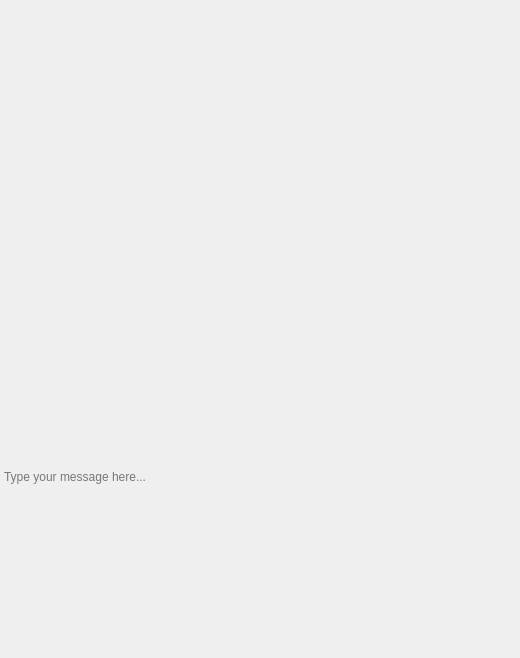
<?xml version="1.0" encoding="UTF-8"?>
<ui version="4.0">
 <class>Conversation</class>
 <widget class="QWidget" name="Conversation">
  <property name="geometry">
   <rect>
    <x>0</x>
    <y>0</y>
    <width>520</width>
    <height>658</height>
   </rect>
  </property>
  <property name="sizePolicy">
   <sizepolicy hsizetype="Preferred" vsizetype="Preferred">
    <horstretch>2</horstretch>
    <verstretch>0</verstretch>
   </sizepolicy>
  </property>
  <layout class="QVBoxLayout" name="horizontalLayout">
   <property name="spacing">
    <number>0</number>
   </property>
   <property name="leftMargin">
    <number>0</number>
   </property>
   <property name="topMargin">
    <number>0</number>
   </property>
   <property name="rightMargin">
    <number>0</number>
   </property>
   <property name="bottomMargin">
    <number>0</number>
   </property>
   <item>
    <widget class="QWidget" name="widget" native="true">
     <property name="sizePolicy">
      <sizepolicy hsizetype="Preferred" vsizetype="MinimumExpanding">
       <horstretch>0</horstretch>
       <verstretch>0</verstretch>
      </sizepolicy>
     </property>
     <layout class="QVBoxLayout" name="verticalLayout">
      <property name="spacing">
       <number>0</number>
      </property>
      <property name="leftMargin">
       <number>0</number>
      </property>
      <property name="topMargin">
       <number>0</number>
      </property>
      <property name="rightMargin">
       <number>0</number>
      </property>
      <property name="bottomMargin">
       <number>0</number>
      </property>
      <item>
       <widget class="QWidget" name="widget_3" native="true">
        <property name="maximumSize">
         <size>
          <width>16777215</width>
          <height>100</height>
         </size>
        </property>
        <property name="autoFillBackground">
         <bool>false</bool>
        </property>
        <layout class="QHBoxLayout" name="horizontalLayout_3">
         <property name="leftMargin">
          <number>0</number>
         </property>
         <property name="topMargin">
          <number>0</number>
         </property>
         <property name="rightMargin">
          <number>0</number>
         </property>
         <property name="bottomMargin">
          <number>0</number>
         </property>
         <item>
          <widget class="QLabel" name="statusIcon">
           <property name="minimumSize">
            <size>
             <width>0</width>
             <height>0</height>
            </size>
           </property>
           <property name="maximumSize">
            <size>
             <width>16777215</width>
             <height>16777215</height>
            </size>
           </property>
           <property name="text">
            <string/>
           </property>
           <property name="scaledContents">
            <bool>false</bool>
           </property>
           <property name="alignment">
            <set>Qt::AlignCenter</set>
           </property>
          </widget>
         </item>
         <item>
          <layout class="QVBoxLayout" name="verticalLayout_3">
           <property name="spacing">
            <number>0</number>
           </property>
           <property name="leftMargin">
            <number>0</number>
           </property>
           <item>
            <widget class="QLabel" name="nameLabel">
             <property name="text">
              <string/>
             </property>
            </widget>
           </item>
           <item>
            <widget class="QLabel" name="statusLabel">
             <property name="sizePolicy">
              <sizepolicy hsizetype="MinimumExpanding" vsizetype="Preferred">
               <horstretch>0</horstretch>
               <verstretch>0</verstretch>
              </sizepolicy>
             </property>
             <property name="text">
              <string/>
             </property>
             <property name="wordWrap">
              <bool>true</bool>
             </property>
             <property name="openExternalLinks">
              <bool>true</bool>
             </property>
             <property name="textInteractionFlags">
              <set>Qt::LinksAccessibleByMouse|Qt::TextSelectableByMouse</set>
             </property>
            </widget>
           </item>
          </layout>
         </item>
         <item>
          <spacer name="horizontalSpacer_2">
           <property name="orientation">
            <enum>Qt::Horizontal</enum>
           </property>
           <property name="sizeType">
            <enum>QSizePolicy::Preferred</enum>
           </property>
           <property name="sizeHint" stdset="0">
            <size>
             <width>0</width>
             <height>20</height>
            </size>
           </property>
          </spacer>
         </item>
         <item>
          <widget class="QLabel" name="historyStatus">
           <property name="text">
            <string/>
           </property>
          </widget>
         </item>
         <item>
          <widget class="QLabel" name="avatar">
           <property name="sizePolicy">
            <sizepolicy hsizetype="Minimum" vsizetype="Minimum">
             <horstretch>0</horstretch>
             <verstretch>0</verstretch>
            </sizepolicy>
           </property>
           <property name="maximumSize">
            <size>
             <width>60</width>
             <height>60</height>
            </size>
           </property>
           <property name="baseSize">
            <size>
             <width>50</width>
             <height>50</height>
            </size>
           </property>
           <property name="text">
            <string/>
           </property>
           <property name="scaledContents">
            <bool>true</bool>
           </property>
           <property name="margin">
            <number>5</number>
           </property>
          </widget>
         </item>
        </layout>
       </widget>
      </item>
      <item>
       <widget class="QScrollArea" name="scrollArea">
        <property name="autoFillBackground">
         <bool>true</bool>
        </property>
        <property name="frameShape">
         <enum>QFrame::NoFrame</enum>
        </property>
        <property name="lineWidth">
         <number>0</number>
        </property>
        <property name="midLineWidth">
         <number>0</number>
        </property>
        <property name="horizontalScrollBarPolicy">
         <enum>Qt::ScrollBarAlwaysOff</enum>
        </property>
        <property name="sizeAdjustPolicy">
         <enum>QAbstractScrollArea::AdjustIgnored</enum>
        </property>
        <property name="widgetResizable">
         <bool>true</bool>
        </property>
        <widget class="QWidget" name="scrollAreaWidgetContents">
         <property name="geometry">
          <rect>
           <x>0</x>
           <y>0</y>
           <width>520</width>
           <height>392</height>
          </rect>
         </property>
         <layout class="QHBoxLayout" name="horizontalLayout_2">
          <property name="spacing">
           <number>0</number>
          </property>
          <property name="leftMargin">
           <number>0</number>
          </property>
          <property name="topMargin">
           <number>0</number>
          </property>
          <property name="rightMargin">
           <number>0</number>
          </property>
          <property name="bottomMargin">
           <number>0</number>
          </property>
         </layout>
        </widget>
       </widget>
      </item>
     </layout>
     <zorder>scrollArea</zorder>
     <zorder>widget_3</zorder>
    </widget>
   </item>
   <item>
    <widget class="QWidget" name="widget_2" native="true">
     <property name="sizePolicy">
      <sizepolicy hsizetype="Preferred" vsizetype="Maximum">
       <horstretch>0</horstretch>
       <verstretch>0</verstretch>
      </sizepolicy>
     </property>
     <property name="autoFillBackground">
      <bool>false</bool>
     </property>
     <layout class="QVBoxLayout" name="verticalLayout_2">
      <property name="spacing">
       <number>0</number>
      </property>
      <property name="sizeConstraint">
       <enum>QLayout::SetDefaultConstraint</enum>
      </property>
      <property name="leftMargin">
       <number>0</number>
      </property>
      <property name="topMargin">
       <number>0</number>
      </property>
      <property name="rightMargin">
       <number>0</number>
      </property>
      <property name="bottomMargin">
       <number>0</number>
      </property>
      <item>
       <widget class="QWidget" name="panel" native="true">
        <property name="autoFillBackground">
         <bool>false</bool>
        </property>
        <layout class="QHBoxLayout" name="horizontalLayout_4">
         <property name="leftMargin">
          <number>0</number>
         </property>
         <property name="topMargin">
          <number>0</number>
         </property>
         <property name="rightMargin">
          <number>0</number>
         </property>
         <property name="bottomMargin">
          <number>0</number>
         </property>
         <item>
          <widget class="QPushButton" name="smilesButton">
           <property name="text">
            <string/>
           </property>
           <property name="icon">
            <iconset theme="smiley-shape">
             <normaloff>.</normaloff>.</iconset>
           </property>
           <property name="flat">
            <bool>true</bool>
           </property>
          </widget>
         </item>
         <item>
          <spacer name="horizontalSpacer">
           <property name="orientation">
            <enum>Qt::Horizontal</enum>
           </property>
           <property name="sizeHint" stdset="0">
            <size>
             <width>40</width>
             <height>20</height>
            </size>
           </property>
          </spacer>
         </item>
         <item>
          <widget class="QPushButton" name="attachButton">
           <property name="text">
            <string/>
           </property>
           <property name="icon">
            <iconset theme="mail-attachment-symbolic">
             <normaloff>.</normaloff>.</iconset>
           </property>
           <property name="flat">
            <bool>true</bool>
           </property>
          </widget>
         </item>
         <item>
          <widget class="QPushButton" name="clearButton">
           <property name="text">
            <string/>
           </property>
           <property name="icon">
            <iconset theme="edit-clear-all">
             <normaloff>.</normaloff>.</iconset>
           </property>
           <property name="flat">
            <bool>true</bool>
           </property>
          </widget>
         </item>
         <item>
          <widget class="QPushButton" name="sendButton">
           <property name="sizePolicy">
            <sizepolicy hsizetype="Minimum" vsizetype="Fixed">
             <horstretch>0</horstretch>
             <verstretch>0</verstretch>
            </sizepolicy>
           </property>
           <property name="text">
            <string/>
           </property>
           <property name="icon">
            <iconset theme="document-send">
             <normaloff>.</normaloff>.</iconset>
           </property>
           <property name="flat">
            <bool>true</bool>
           </property>
          </widget>
         </item>
        </layout>
       </widget>
      </item>
      <item>
       <widget class="QWidget" name="filesPanel" native="true">
        <property name="autoFillBackground">
         <bool>false</bool>
        </property>
       </widget>
      </item>
      <item>
       <widget class="QTextEdit" name="messageEditor">
        <property name="enabled">
         <bool>true</bool>
        </property>
        <property name="sizePolicy">
         <sizepolicy hsizetype="Expanding" vsizetype="Maximum">
          <horstretch>0</horstretch>
          <verstretch>0</verstretch>
         </sizepolicy>
        </property>
        <property name="minimumSize">
         <size>
          <width>0</width>
          <height>30</height>
         </size>
        </property>
        <property name="maximumSize">
         <size>
          <width>16777215</width>
          <height>16777215</height>
         </size>
        </property>
        <property name="baseSize">
         <size>
          <width>0</width>
          <height>30</height>
         </size>
        </property>
        <property name="autoFillBackground">
         <bool>false</bool>
        </property>
        <property name="styleSheet">
         <string notr="true">QTextEdit {
background-color: transparent
}</string>
        </property>
        <property name="frameShape">
         <enum>QFrame::NoFrame</enum>
        </property>
        <property name="verticalScrollBarPolicy">
         <enum>Qt::ScrollBarAsNeeded</enum>
        </property>
        <property name="sizeAdjustPolicy">
         <enum>QAbstractScrollArea::AdjustIgnored</enum>
        </property>
        <property name="html">
         <string>&lt;!DOCTYPE HTML PUBLIC &quot;-//W3C//DTD HTML 4.0//EN&quot; &quot;http://www.w3.org/TR/REC-html40/strict.dtd&quot;&gt;
&lt;html&gt;&lt;head&gt;&lt;meta name=&quot;qrichtext&quot; content=&quot;1&quot; /&gt;&lt;style type=&quot;text/css&quot;&gt;
p, li { white-space: pre-wrap; }
&lt;/style&gt;&lt;/head&gt;&lt;body style=&quot; font-family:'Liberation Sans'; font-size:10pt; font-weight:400; font-style:normal;&quot;&gt;
&lt;p style=&quot;-qt-paragraph-type:empty; margin-top:0px; margin-bottom:0px; margin-left:0px; margin-right:0px; -qt-block-indent:0; text-indent:0px;&quot;&gt;&lt;br /&gt;&lt;/p&gt;&lt;/body&gt;&lt;/html&gt;</string>
        </property>
        <property name="acceptRichText">
         <bool>false</bool>
        </property>
        <property name="placeholderText">
         <string>Type your message here...</string>
        </property>
       </widget>
      </item>
     </layout>
     <zorder>messageEditor</zorder>
     <zorder>filesPanel</zorder>
     <zorder>panel</zorder>
    </widget>
   </item>
  </layout>
 </widget>
 <resources/>
 <connections/>
</ui>
